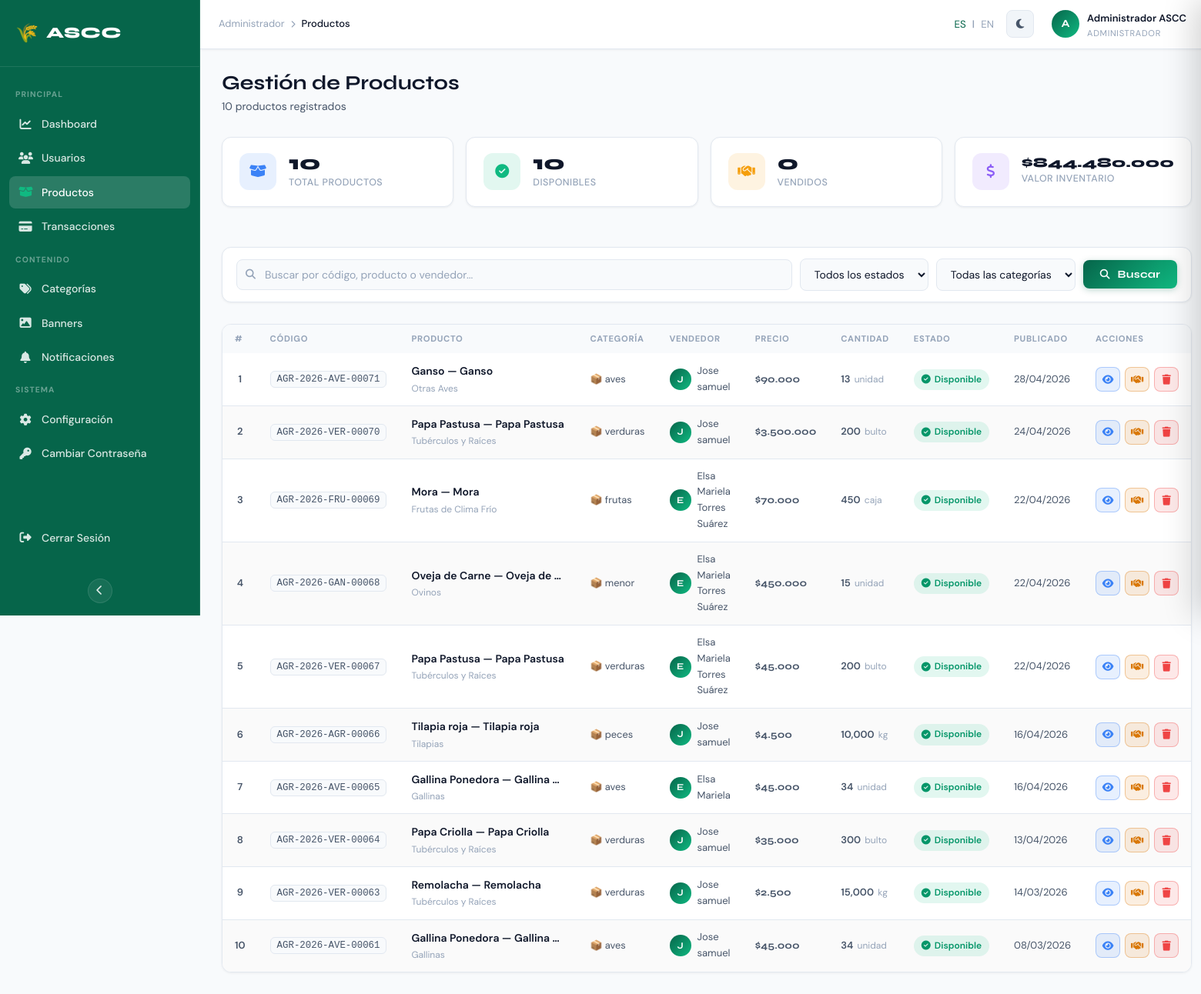
The page /admin/products.php (signed in) on the database its author committed.
### tables this page shows
CREATE TABLE `productos` (
  `id_producto` int(11) NOT NULL,
  `codigo_producto` varchar(20) DEFAULT NULL COMMENT 'Código único legible. Formato: AGR-AAAA-CAT-NNNNN',
  `id_usuario` int(11) NOT NULL,
  `id_ubicacion` int(11) NOT NULL,
  `tipo_producto` varchar(100) NOT NULL,
  `categoria_principal` varchar(100) DEFAULT NULL,
  `subcategoria` varchar(100) DEFAULT NULL,
  `producto_especifico` varchar(100) DEFAULT NULL,
  `descripcion` text NOT NULL,
  `cantidad` int(11) NOT NULL,
  `unidad` varchar(50) NOT NULL,
  `precio` decimal(10,2) NOT NULL,
  `estado` enum('disponible','vendido') DEFAULT 'disponible',
  `fecha_publicacion` timestamp NOT NULL DEFAULT current_timestamp(),
  `fecha_venta` datetime DEFAULT NULL
);

CREATE TABLE `usuarios` (
  `id_usuario` int(11) NOT NULL,
  `nombre` varchar(100) NOT NULL,
  `apellido` varchar(100) DEFAULT NULL,
  `bio` text DEFAULT NULL,
  `email` varchar(100) NOT NULL,
  `email_verificado` tinyint(1) NOT NULL DEFAULT 0,
  `foto_perfil` varchar(255) DEFAULT NULL,
  `password` varchar(255) NOT NULL,
  `telefono` varchar(20) NOT NULL,
  `indicativo` varchar(5) NOT NULL DEFAULT '+57',
  `departamento` varchar(80) DEFAULT NULL,
  `municipio` varchar(80) DEFAULT NULL,
  `vereda` varchar(100) DEFAULT NULL,
  `notif_mensajes` tinyint(1) NOT NULL DEFAULT 1,
  `notif_ventas` tinyint(1) NOT NULL DEFAULT 1,
  `notif_visitas` tinyint(1) NOT NULL DEFAULT 0,
  `notif_promociones` tinyint(1) NOT NULL DEFAULT 0,
  `cedula` varchar(20) NOT NULL,
  `tipo_documento` enum('CC','NIT','PP','CE') NOT NULL DEFAULT 'CC',
  `rol` enum('vendedor','comprador','mixto','admin') NOT NULL DEFAULT 'vendedor',
  `estado` enum('activo','inactivo','suspendido') NOT NULL DEFAULT 'activo',
  `fecha_registro` timestamp NOT NULL DEFAULT current_timestamp()
);

### admin/products.php (the view, shortened to what the rows shown need)
<?php
$lang_code = $_SESSION['lang'] ?? $_COOKIE['ag_lang'] ?? 'es';
$lang_file = __DIR__ . "/lang/{$lang_code}.php";
$lang  = require $lang_file;
$theme = $_COOKIE['ag_theme'] ?? 'light';
$theme = in_array($theme, ['light', 'dark']) ? $theme : 'light';
require_once __DIR__ . '/../config/database.php';
$search         = trim($_GET['search']    ?? '');
$page           = max(1, (int)($_GET['page'] ?? 1));
$per_page       = 15;
$offset         = ($page - 1) * $per_page;
$where_parts = ['1=1'];
$params      = [];
$where_sql = implode(' AND ', $where_parts);
$params[':limit']  = $per_page;
$params[':offset'] = $offset;
$stmt = $conexion->prepare(
    "SELECT p.id_producto,
            p.codigo_producto,
            p.tipo_producto,
            p.categoria_principal,
            p.subcategoria,
            p.producto_especifico,
            p.descripcion,
            p.cantidad,
            p.unidad,
            p.precio,
            p.estado,
            p.fecha_publicacion,
            u.nombre     AS vendedor_nombre,
            u.id_usuario AS vendedor_id
     FROM   productos p
     LEFT JOIN usuarios u ON p.id_usuario = u.id_usuario
     WHERE  {$where_sql}
     ORDER  BY p.fecha_publicacion DESC
     LIMIT  :limit OFFSET :offset"
);
foreach ($params as $key => $val) {
    $type = ($key === ':limit' || $key === ':offset') ? PDO::PARAM_INT : PDO::PARAM_STR;
    $stmt->bindValue($key, $val, $type);
}
$stmt->execute();
$products = $stmt->fetchAll();
$imagenes_map = [];
if (!empty($products)) {
    $ids          = array_column($products, 'id_producto');
    $placeholders = implode(',', array_fill(0, count($ids), '?'));
    $img_stmt     = $conexion->prepare(
        "SELECT id_producto, ruta_imagen
         FROM   imagenes_productos
         WHERE  id_producto IN ({$placeholders})
         ORDER  BY id_imagen ASC"
    );
    $img_stmt->execute($ids);
    foreach ($img_stmt->fetchAll() as $img) {
        $imagenes_map[$img['id_producto']][] = $img['ruta_imagen'];
    }
}
function formatPrecio(float $precio): string
{
    return '$' . number_format($precio, 0, ',', '.');
}
$categoria_iconos = [
    'Ganado Bovino'         => '🐄',
    'Caballos y Equinos'    => '🐎',
    'Ganado Menor'          => '🐖',
    'Aves de Corral'        => '🐔',
    'Peces y Acuicultura'   => '🐟',
    'Verduras y Hortalizas' => '🥦',
    'Frutas'                => '🍎',
    'Cereales y Granos'     => '🌾',
    'Lácteos'               => '🥛',
    'Huevos y Derivados'    => '🥚',
    'Cárnicos y Embutidos'  => '🥩',
    'Plantas y Semillas'    => '🌱',
    'Productos Procesados'  => '🏭',
];
?>
<!DOCTYPE html>
<html lang="<?= htmlspecialchars($lang_code) ?>" data-theme="<?= htmlspecialchars($theme) ?>">
<head>
    <link rel="stylesheet" href="https://cdnjs.cloudflare.com/ajax/libs/font-awesome/6.5.0/css/all.min.css">
    <link rel="stylesheet" href="assets/css/admin-dashboard.css">
    <link rel="stylesheet" href="assets/css/admin-products.css">
</head>
<body>
    <main class="ag-main" id="agMain">
        <div class="ag-dashboard-body">
            <div class="ag-page-header">
                <div>
                    <h1 class="ag-page-header__title"><?= $lang['products_page_title'] ?></h1>
                </div>
            </div>
            <div class="ag-table-card">
                <div class="ag-table-card__body">
                    <table class="ag-table ap-table">
                        <thead>
                            <tr>
                                <th>#</th>
                                <th><?= $lang['products_col_code'] ?></th>
                                <th><?= $lang['products_col_product'] ?></th>
                                <th><?= $lang['products_col_category'] ?></th>
                                <th><?= $lang['products_col_seller'] ?></th>
                                <th><?= $lang['products_col_price'] ?></th>
                                <th><?= $lang['products_col_quantity'] ?></th>
                                <th><?= $lang['products_col_status'] ?></th>
                                <th><?= $lang['products_col_published'] ?></th>
                                <th><?= $lang['products_col_actions'] ?></th>
                            </tr>
                        </thead>
                        <tbody>
                            <?php if (empty($products)): ?>
                                <tr>
                                    <td colspan="10" class="au-empty">
                                        <i class="fas fa-box-open"></i>
                                        <span>
                                            <?= $lang['products_empty'] ?>
                                            <?= $search ? ' "' . htmlspecialchars($search) . '"' : '' ?>
                                        </span>
                                    </td>
                                </tr>
                            <?php else: ?>
                                <?php foreach ($products as $i => $p): ?>
                                    <?php
                                    $nombre_producto = trim(
                                        ($p['tipo_producto'] ?? '') .
                                            ($p['producto_especifico']
                                                ? ' — ' . $p['producto_especifico']
                                                : '')
                                    );
                                    $icono_cat = $categoria_iconos[$p['categoria_principal']] ?? '📦';
                                    $es_disp   = $p['estado'] === 'disponible';
                                    ?>
                                    <tr>
                                        <td class="au-table__num"><?= $offset + $i + 1 ?></td>
                                        <td>
                                            <span class="ap-codigo">
                                                <?= htmlspecialchars($p['codigo_producto'] ?? '—') ?>
                                            </span>
                                        </td>
                                        <td>
                                            <div class="ap-producto-cell">
                                                <span class="ap-producto-cell__nombre">
                                                    <?= htmlspecialchars($nombre_producto) ?>
                                                </span>
                                                <?php if ($p['subcategoria']): ?>
                                                    <span class="ap-producto-cell__sub">
                                                        <?= htmlspecialchars($p['subcategoria']) ?>
                                                    </span>
                                                <?php endif; ?>
                                            </div>
                                        </td>
                                        <td>
                                            <span class="ap-categoria-badge">
                                                <?= $icono_cat ?>
                                                <?= htmlspecialchars($p['categoria_principal'] ?? '—') ?>
                                            </span>
                                        </td>
                                        <td>
                                            <div class="ag-table__user">
                                                <div class="ag-avatar ag-avatar--sm">
                                                    <?= strtoupper(substr($p['vendedor_nombre'] ?? 'V', 0, 1)) ?>
                                                </div>
                                                <span><?= htmlspecialchars($p['vendedor_nombre'] ?? '—') ?></span>
                                            </div>
                                        </td>
                                        <td class="ap-precio">
                                            <?= formatPrecio((float)$p['precio']) ?>
                                        </td>
                                        <td class="ap-cantidad">
                                            <?= number_format((int)$p['cantidad']) ?>
                                            <span class="ap-unidad"><?= htmlspecialchars($p['unidad']) ?></span>
                                        </td>
                                        <td>
                                            <span class="ap-estado-badge ap-estado-badge--<?= $p['estado'] ?>">
                                                <i class="fas <?= $es_disp ? 'fa-circle-check' : 'fa-handshake' ?>"></i>
                                                <?= ucfirst($p['estado']) ?>
                                            </span>
                                        </td>
                                        <td class="au-table__date">
                                            <?= date('d/m/Y', strtotime($p['fecha_publicacion'])) ?>
                                        </td>
                                        <td>
                                            <div class="au-actions">
                                                <button class="au-action-btn au-action-btn--view"
                                                    title="<?= $lang['products_action_view'] ?>"
                                                    onclick="openDetailModal(<?= htmlspecialchars(json_encode([
                                                                                    'id'           => $p['id_producto'],
                                                                                    'codigo'       => $p['codigo_producto'] ?? '',
                                                                                    'nombre'       => $nombre_producto,
                                                                                    'categoria'    => $p['categoria_principal'] ?? '',
                                                                                    'subcategoria' => $p['subcategoria'] ?? '',
                                                                                    'descripcion'  => $p['descripcion'] ?? '',
                                                                                    'precio'       => formatPrecio((float)$p['precio']),
                                                                                    'precio_num'   => (float)$p['precio'],
                                                                                    'cantidad'     => (int)$p['cantidad'],
                                                                                    'unidad'       => $p['unidad'] ?? '',
                                                                                    'estado'       => $p['estado'],
                                                                                    'vendedor'     => $p['vendedor_nombre'] ?? '',
                                                                                    'fecha'        => date('d/m/Y', strtotime($p['fecha_publicacion'])),
                                                                                    'imagenes'     => $imagenes_map[$p['id_producto']] ?? [],
                                                                                ])) ?>)">
                                                    <i class="fas fa-eye"></i>
                                                </button>
                                                <form method="POST" style="display:inline">
                                                    <button type="submit"
                                                        class="au-action-btn <?= $es_disp ? 'au-action-btn--block' : 'au-action-btn--unblock' ?>"
                                                        title="<?= $es_disp ? $lang['products_status_sold'] : $lang['products_status_available'] ?>"
                                                        onclick="return confirm('¿Cambiar estado a &quot;<?= $es_disp ? 'vendido' : 'disponible' ?>&quot;?')">
                                                        <i class="fas <?= $es_disp ? 'fa-handshake' : 'fa-undo' ?>"></i>
                                                    </button>
                                                </form>
                                                <form method="POST" style="display:inline">
                                                    <button type="submit" class="au-action-btn au-action-btn--delete"
                                                        title="<?= $lang['products_action_delete'] ?>"
                                                        onclick="return confirm('⚠️ ¿Eliminar &quot;<?= addslashes($nombre_producto) ?>&quot;?\n\nSe eliminarán también sus conversaciones y transacciones.\n\nNo se puede deshacer.')">
                                                        <i class="fas fa-trash"></i>
                                                    </button>
                                                </form>
                                            </div>
                                        </td>
                                    </tr>
                                <?php endforeach; ?>
                            <?php endif; ?>
                        </tbody>
                    </table>
                </div>
            </div>
        </div>
    </main>
</body>
</html>

### rows shown on the page
productos: i "1", codigo_producto "AGR-2026-AVE-00071", nombre_producto "Ganso — Ganso", subcategoria "Otras Aves", categoria_principal "📦", categoria_principal "aves", id_usuario.nombre "J", id_usuario.nombre "Jose samuel", precio "$90.000", cantidad "13", unidad "unidad", estado "Disponible", fecha_publicacion "28/04/2026"
productos: i "2", codigo_producto "AGR-2026-VER-00070", nombre_producto "Papa Pastusa — Papa Pastusa", subcategoria "Tubérculos y Raíces", categoria_principal "📦", categoria_principal "verduras", id_usuario.nombre "J", id_usuario.nombre "Jose samuel", precio "$3.500.000", cantidad "200", unidad "bulto", estado "Disponible", fecha_publicacion "24/04/2026"
productos: i "3", codigo_producto "AGR-2026-FRU-00069", nombre_producto "Mora — Mora", subcategoria "Frutas de Clima Frío", categoria_principal "📦", categoria_principal "frutas", id_usuario.nombre "E", id_usuario.nombre "Elsa Mariela Torres Suárez", precio "$70.000", cantidad "450", unidad "caja", estado "Disponible", fecha_publicacion "22/04/2026"
productos: i "4", codigo_producto "AGR-2026-GAN-00068", nombre_producto "Oveja de Carne — Oveja de…", subcategoria "Ovinos", categoria_principal "📦", categoria_principal "menor", id_usuario.nombre "E", id_usuario.nombre "Elsa Mariela Torres Suárez", precio "$450.000", cantidad "15", unidad "unidad", estado "Disponible", fecha_publicacion "22/04/2026"
productos: i "5", codigo_producto "AGR-2026-VER-00067", nombre_producto "Papa Pastusa — Papa Pastusa", subcategoria "Tubérculos y Raíces", categoria_principal "📦", categoria_principal "verduras", id_usuario.nombre "E", id_usuario.nombre "Elsa Mariela Torres Suárez", precio "$45.000", cantidad "200", unidad "bulto", estado "Disponible", fecha_publicacion "22/04/2026"
productos: i "6", codigo_producto "AGR-2026-AGR-00066", nombre_producto "Tilapia roja — Tilapia roja", subcategoria "Tilapias", categoria_principal "📦", categoria_principal "peces", id_usuario.nombre "J", id_usuario.nombre "Jose samuel", precio "$4.500", cantidad "10,000", unidad "kg", estado "Disponible", fecha_publicacion "16/04/2026"
productos: i "7", codigo_producto "AGR-2026-AVE-00065", nombre_producto "Gallina Ponedora — Gallina…", subcategoria "Gallinas", categoria_principal "📦", categoria_principal "aves", id_usuario.nombre "E", id_usuario.nombre "Elsa Mariela", precio "$45.000", cantidad "34", unidad "unidad", estado "Disponible", fecha_publicacion "16/04/2026"
productos: i "8", codigo_producto "AGR-2026-VER-00064", nombre_producto "Papa Criolla — Papa Criolla", subcategoria "Tubérculos y Raíces", categoria_principal "📦", categoria_principal "verduras", id_usuario.nombre "J", id_usuario.nombre "Jose samuel", precio "$35.000", cantidad "300", unidad "bulto", estado "Disponible", fecha_publicacion "13/04/2026"
productos: i "9", codigo_producto "AGR-2026-VER-00063", nombre_producto "Remolacha — Remolacha", subcategoria "Tubérculos y Raíces", categoria_principal "📦", categoria_principal "verduras", id_usuario.nombre "J", id_usuario.nombre "Jose samuel", precio "$2.500", cantidad "15,000", unidad "kg", estado "Disponible", fecha_publicacion "14/03/2026"
productos: i "10", codigo_producto "AGR-2026-AVE-00061", nombre_producto "Gallina Ponedora — Gallina…", subcategoria "Gallinas", categoria_principal "📦", categoria_principal "aves", id_usuario.nombre "J", id_usuario.nombre "Jose samuel", precio "$45.000", cantidad "34", unidad "unidad", estado "Disponible", fecha_publicacion "08/03/2026"

### other values the page prints
$lang['nav_main'] "PRINCIPAL"
$lang['nav_dashboard'] "Dashboard"
$lang['nav_users'] "Usuarios"
$lang['nav_products'] "Productos"
$lang['nav_transactions'] "Transacciones"
$lang['nav_content'] "CONTENIDO"
$lang['nav_categories'] "Categorías"
$lang['nav_banners'] "Banners"
$lang['nav_notifications'] "Notificaciones"
$lang['nav_system'] "SISTEMA"
$lang['nav_settings'] "Configuración"
$lang['cp_nav_label'] "Cambiar Contraseña"
$lang['nav_logout'] "Cerrar Sesión"
$lang['admin'] "Administrador"
substr($_SESSION['username'] ?? 'A', 0, 1) "A"
